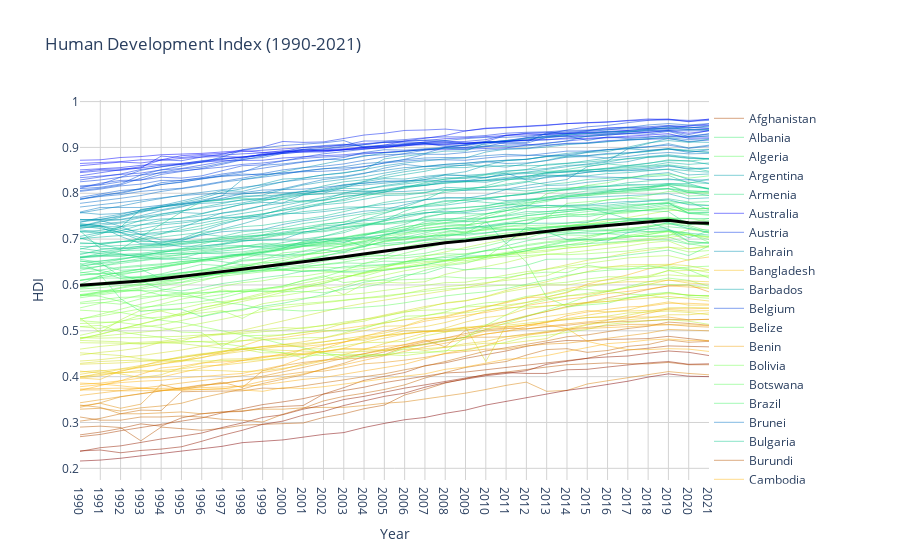

Here is the notebook cell this chart was saved with:
### Markdown cell above
## Global Annual Reports of the Human Development Index

The HDI measures average achievement of three key dimensions: a long and healthy life, knowledge reproduction, and living standards. Indicators of these dimensions evolve around aspects, like life expectancy, years of schooling, and gross national income. To be clear, the higher the HDI index value, the ‘better’ you could say a country is.

As seen in the graph, there is an overall global increase over time of overall HDI-levels per country. However, human development is unequally distributed over the nations, representing global inequalities. We will delve more into what this metric means for the crime index for a country.

### Code cell
HDI_full = pd.read_csv("datasets/Human Development Index.csv")

HDI_full = HDI_full.groupby('Country').first()

columns = ["Human Development Index (" + str(i) + ")" for i in range(1990, 2022)]

# filter data 2021
HDI = HDI_full[columns]

# Rename some countries for clarity
HDI.rename({'The Democratic Republic of the Congo':'DRC'}, inplace = True)

# Identify the columns related to the Human Development Index from 1990 to 2022
hdi_columns = [col for col in HDI.columns]

# Filter the dataframe to include only the required columns
filtered_HDI = HDI.dropna()

hdi_data = filtered_HDI

# Normalize the first year's HDI values for color mapping
first_year = hdi_data.columns[1]
first_year_values = hdi_data[first_year].values
norm = plt.Normalize(first_year_values.min(), first_year_values.max())
colors = plt.cm.rainbow(norm(first_year_values))

# Create the plotly figure
fig = go.Figure()

# year legend
years = [str(year) for year in range(1990, 2022)]

# Add traces for each country with color mapping based on the first year's HDI value
for i in range(len(hdi_data.index)):
    index = i
    row = hdi_data.iloc[i]
    country_color = 'rgb(' + str(int(256 - (colors[index][0] * 255)))\
    + "," + str(int((colors[index][1] * 255))) + "," + str(int(256 - (colors[index][2] * 255))) + ")"
    country_data = row[:].dropna()
    fig.add_trace(go.Scatter(
        x=years,
        y=country_data,
        mode='lines',
        line=dict(width=0.5, color=country_color),
        showlegend=True,
        name = hdi_data.index[i]
    ))


# Calculate and plot the world average HDI
world_avg = hdi_data.iloc[:, :].mean(axis=0)
fig.add_trace(go.Scatter(
    x=years,
    y=world_avg,
    mode='lines',
    line=dict(width=3, color='black'),
    name='World Mean'
))

# Update layout
fig.update_layout(
    title='Human Development Index (1990-2021)',
    xaxis_title='Year',
    yaxis_title='HDI',
    showlegend=True,
    legend=dict(orientation="v", yanchor="top", y=0.99, xanchor="left", x=1),
    plot_bgcolor='white',
    autosize = True,
    height = 800
)

# Customize hover label formatting
fig.update_traces(
    hovertemplate='Year: %{x}<br>HDI: %{y}'
)

# Add gridlines
fig.update_xaxes(showgrid=True, gridwidth=1, gridcolor='lightgrey')
fig.update_yaxes(showgrid=True, gridwidth=1, gridcolor='lightgrey')

# Show the figure
fig.show()
